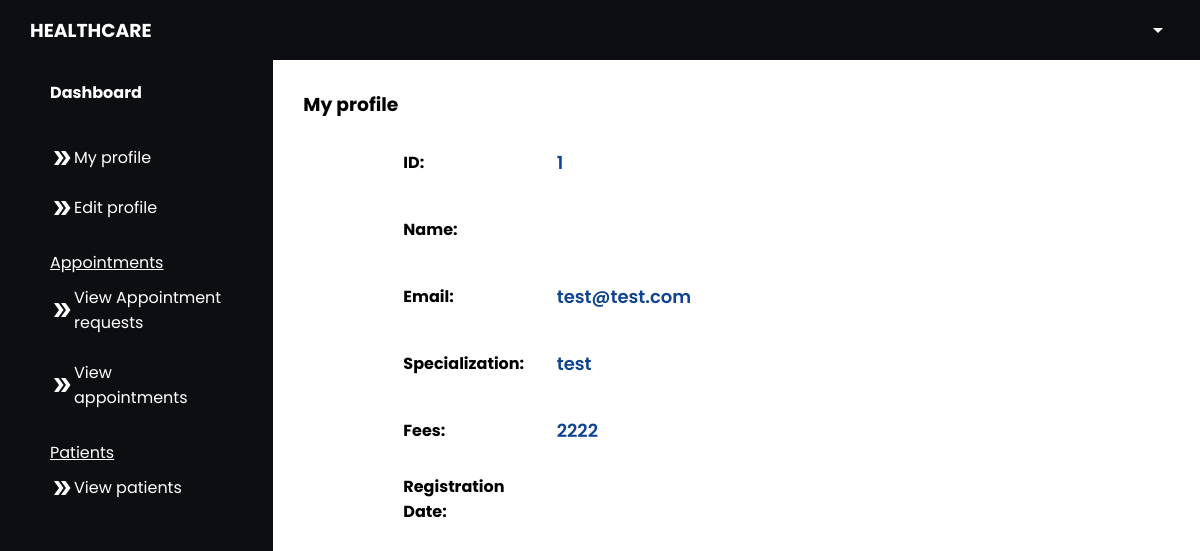
The app's page /doctor/my_profile.php?id=1 (signed in), older data.
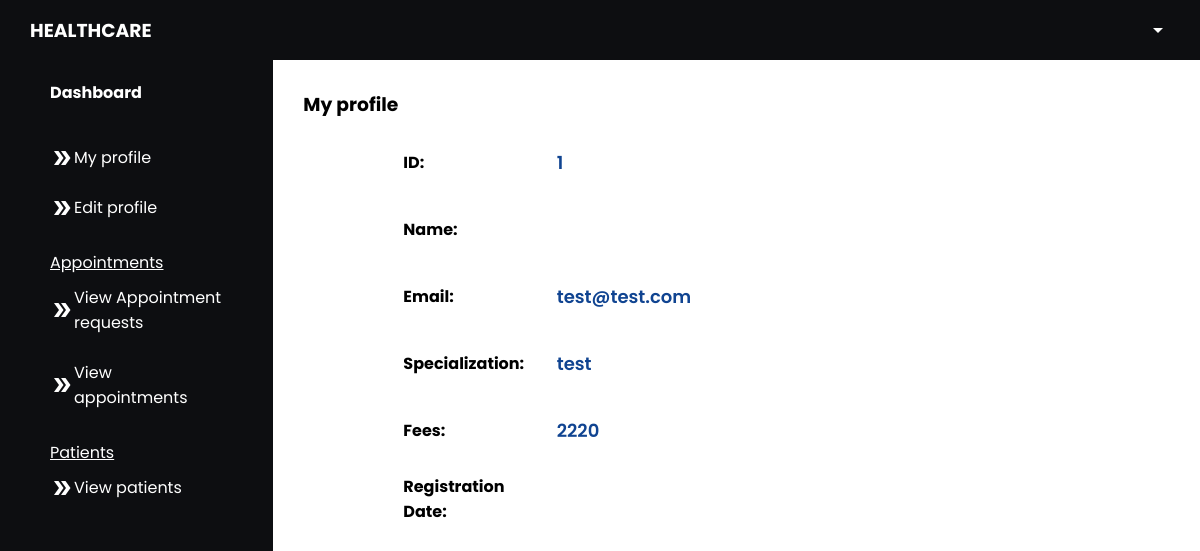
The same page, newer data.
### tables this page shows
CREATE TABLE `doctor` (
  `d_id` int(100) NOT NULL,
  `name` varchar(255) NOT NULL,
  `email` varchar(255) NOT NULL,
  `password` varchar(255) NOT NULL,
  `specialization` varchar(255) NOT NULL,
  `fees` int(100) NOT NULL,
  `created_date` datetime NOT NULL DEFAULT current_timestamp()
);

### doctor/my_profile.php (the view, shortened to what this page needs)
<?php
include ("../connect.php");
$id=$_GET["id"];
$sql = mysqli_query($con, "SELECT * FROM doctor WHERE d_id = '$id'");
$row = mysqli_fetch_array($sql);
$specialization = $row["specialization"];
$fees = $row["fees"];
?>
<!DOCTYPE html>
<html lang="en">
<head>
    <link rel="stylesheet" href="../css/add.css">
</head>
<body>
<?php include ('navigation.php'); ?>
        <main>
           <h3>My profile</h3>
            <div class="input-row">
                    <h4>ID:</h4>
                    <input type="text" name="id" value="<?php echo $id; ?>" disabled>
                </div>
                <div class="input-row">
                    <h4>Name:</h4>
                    <input type="text" name="name" value="<?php echo $name; ?>" disabled>
                </div>
                <div class="input-row">
                    <h4>Email:</h4>
                    <input type="email" name="email" value="<?php echo $email; ?>" disabled>
                </div>
                <div class="input-row">
                    <h4>Specialization:</h4>
                    <input type="text" name="specialization" value="<?php echo $specialization; ?>" disabled>
                </div>
                <div class="input-row">
                    <h4>Fees:</h4>
                    <input type="number" name="fees" value="<?php echo $fees; ?>" disabled>
                </div>
                <div class="input-row">
                    <h4>Registration Date:</h4>
                    <input type="date/time" value="<?php echo $row["created_date"]; ?>" disabled>
                </div>
        </main>
    </div>
</body>
</html>

Row changes from the older to the newer data that the page shows:
changed doctor "test": fees "2222" → "2220"
